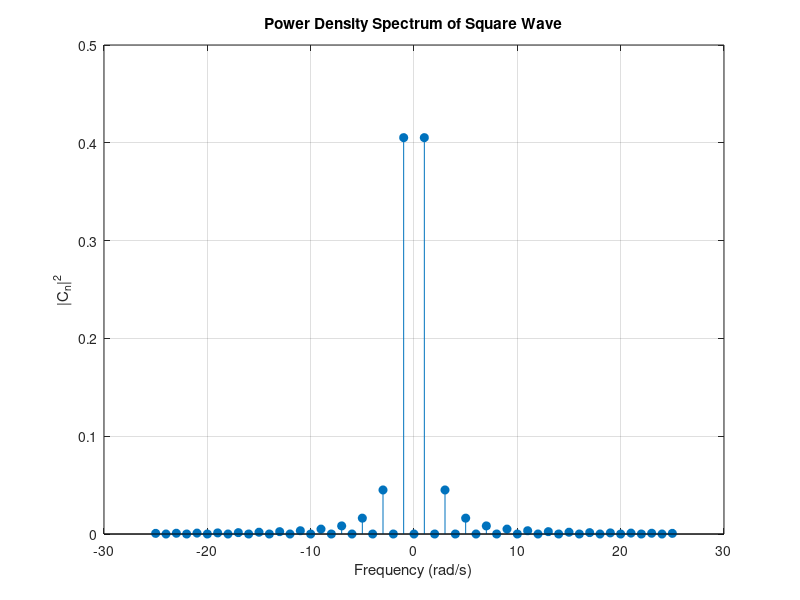

This figure's MATLAB source:
%Show Power Density Spectrum of a Square Wave.

clc; clear; close all;

A = 1;                 % Amplitude
T = 2*pi;              % Period
w0 = 2*pi/T;           % Fundamental frequency
N = 25;                % Number of harmonics

n = -N:N;              % Harmonic indices
Cn = zeros(size(n));   % Initialize Fourier coefficients

% Calculate Fourier coefficients (only odd harmonics)
for k = 1:length(n)
    if mod(n(k), 2) ~= 0          % Odd harmonics
        Cn(k) = 2*A./(1j*pi*n(k));
    end
end

P = abs(Cn).^2;        % Power spectrum

% Plot Power Density Spectrum
stem(n*w0, P, 'filled');
title('Power Density Spectrum of Square Wave');
xlabel('Frequency (rad/s)');
ylabel('|C_n|^2');
grid on;
